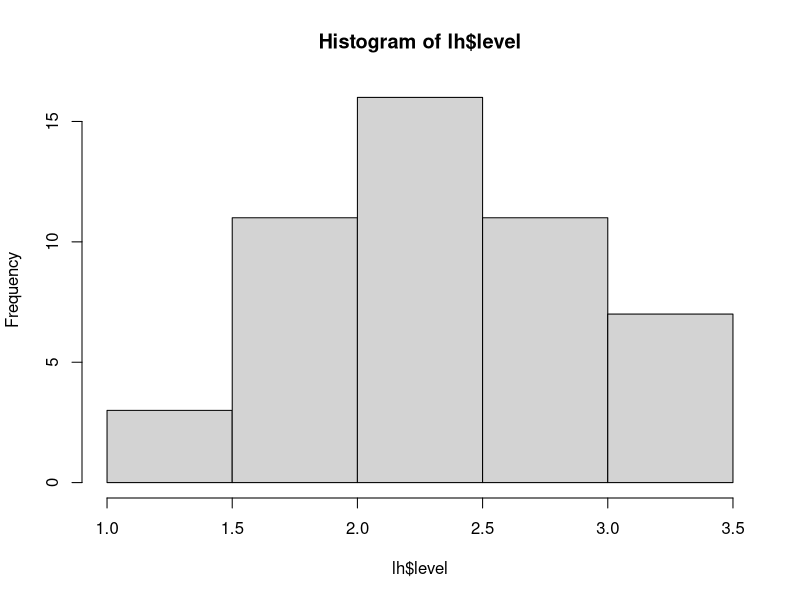
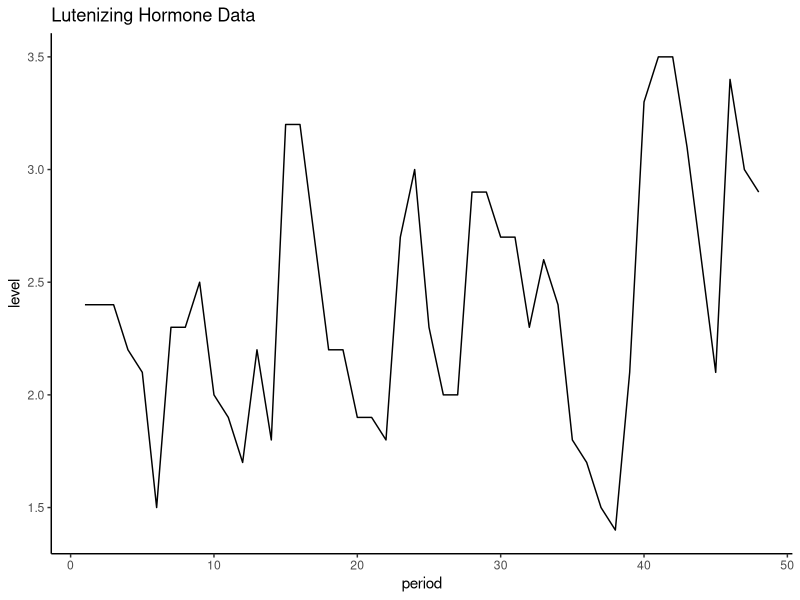
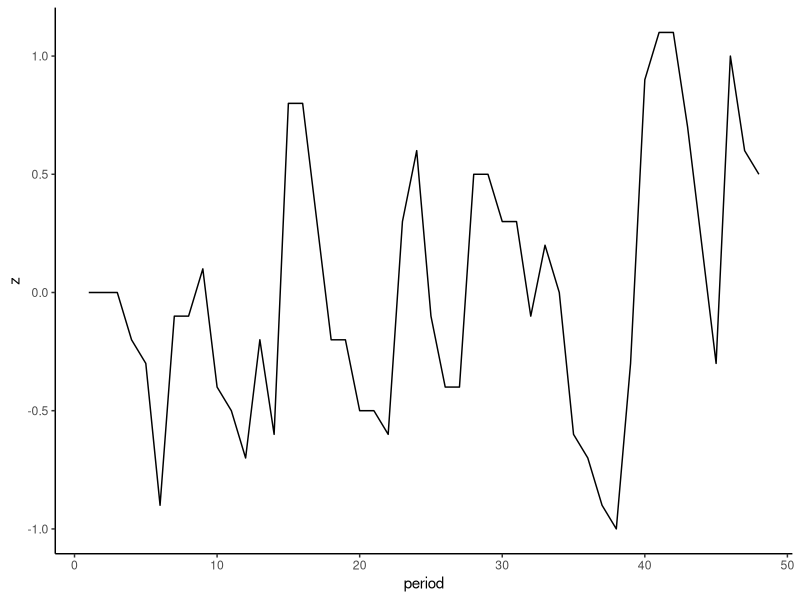

These figures' R source, in order: (Note: this script raises an error after producing the figures.)
## ---- chunk 1
lh <- read.csv("hormone_data.csv", header = TRUE)
hist(lh$level)
## ---- chunk 2
require(ggplot2)
ggplot(lh, aes(period, level)) + geom_line(col="black") + theme_classic() + labs(title = "Lutenizing Hormone Data")
## ---- chunk 3
lhz <- lh$level - mean(lh$level)
z.t <- as.data.frame(lh$level - mean(lh$level))
lh$z = lhz #defining the new z(t) as y(t) - mean(y) and adding it to the existing data frame
ggplot(lh, aes(period, z)) + geom_line(col="black") + theme_classic() #plot z
## ---- chunk 4
b <- seq(-1,1, by=0.001)

#not sure where to go from here

## ---- chunk 5
mu = mean(lh$level)
beta = 0.586 #This is the beta estimate given in Efron and Tibshirani
e = (Z$t2) - beta*(Z$t1) #create the estimated value of espilon for each t
#I'm not sure where to go from here
## ---- chunk 6
size = 3

data=NULL
blocks=NULL
for (i in 1:length(lh$level/size)){
  block = lh$level[i:(i+(size-1))]
  blocks = append(blocks,block)
  s = sample(blocks, 1)
  data = append(data,s)
}

par(mfrow=c(1,1))
plot(lh$period, lh$level, type="l")
points(lh$period, data, type="l", col="steelblue")
## ---- chunk 7
z<-c(94, 197, 16, 38, 99, 141, 23)
y<-c(52, 104, 146, 10, 51, 30, 40, 27, 46)
## ---- chunk 8
theta = mean(z) - mean(y)
theta
## ---- chunk 9
meanz<-NULL
meany<-NULL
thetabs<-NULL
for (i in 1:1400){
  bootz = sample (z, 7, replace = TRUE)
  booty = sample (y, 9, replace = TRUE)
  meanz = append (meanz, mean(bootz))
  meany = append (meany, mean(booty))
  thetabs = append (thetabs, mean(bootz)-mean(booty))
}

se <- sqrt(sum((thetabs-theta)^2)/1399)
## ---- chunk 10
se
## ---- chunk 11
mean(thetabs)/se
## ---- chunk 12
require(ggplot2)
seplot <-data.frame(thetabs)
names(seplot) = "SE"
mean = mean(seplot$SE)
ggplot(seplot, aes(SE)) + geom_histogram(fill="black", binwidth=10) + theme_classic() + geom_vline(xintercept=mean, col="steelblue")
